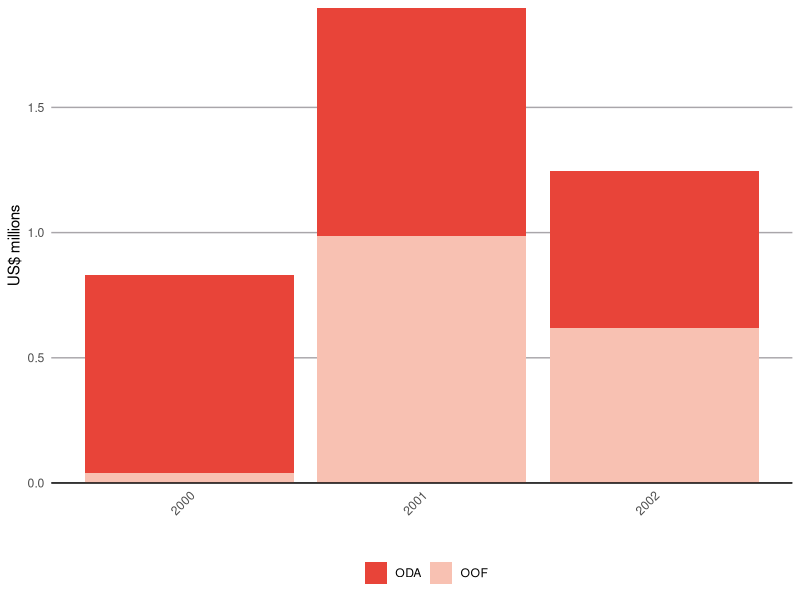
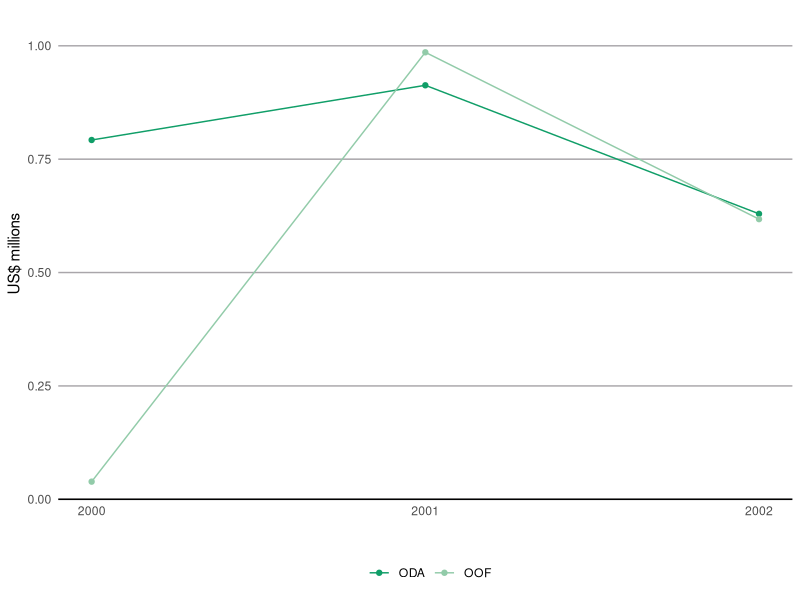
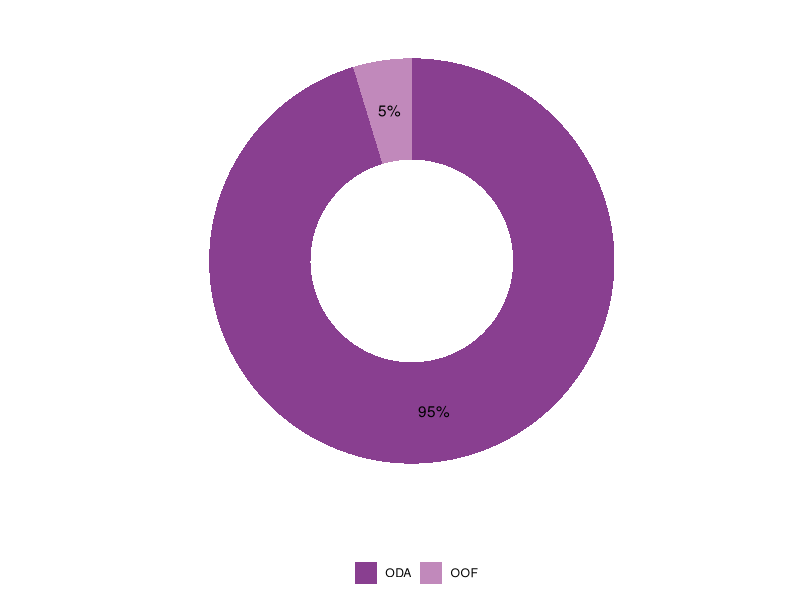

The R source for these figures, in order:
list.of.packages <- c("data.table","ggplot2","scales")
new.packages <- list.of.packages[!(list.of.packages %in% installed.packages()[,"Package"])]
if(length(new.packages)) install.packages(new.packages)
lapply(list.of.packages, require, character.only=T)

reds = c(
  "#e84439", "#f8c1b2", "#f0826d", "#bc2629", "#8f1b13", "#fce3dc", "#fbd7cb", "#f6b0a0", "#ec6250", "#dc372d", "#cd2b2a", "#a21e25", "#6b120a"
)
oranges = c(
  "#eb642b", "#f6bb9d", "#f18e5e", "#d85b31", "#973915", "#fde5d4", "#fcdbbf", "#facbad", "#f3a47c", "#ee7644", "#cb5730", "#ac4622", "#7a2e05"
)
yellows = c(
  "#f49b21", "#fccc8e", "#f9b865", "#e48a00", "#a85d00", "#feedd4", "#fee7c1", "#fedcab", "#fac47e", "#f7a838", "#df8000", "#ba6b15", "#7d4712"
)
pinks = c(
  "#c2135b", "#e4819b", "#d64278", "#ad1257", "#7e1850", "#f9cdd0", "#f6b8c1", "#f3a5b6", "#e05c86", "#d12568", "#9f1459", "#8d0e56", "#65093d"
)
purples = c(
  "#893f90", "#c189bb", "#a45ea1", "#7b3b89", "#551f65", "#ebcfe5", "#deb5d6", "#cb98c4", "#af73ae", "#994d98", "#732c85", "#632572", "#42184c"
)
blues = c(
  "#0089cc", "#88bae5", "#5da3d9", "#0071b1", "#0c457b", "#d3e0f4", "#bcd4f0", "#a3c7eb", "#77adde", "#4397d3", "#105fa3", "#00538e", "#0a3a64"
)
greens = c(
  "#109e68", "#92cba9", "#5ab88a", "#1e8259", "#16513a", "#c5e1cb", "#b1d8bb", "#a2d1b0", "#74bf93", "#3b8c61", "#00694a", "#005b3e", "#07482e"
)
greys = c(
  "#6a6569", "#a9a6aa", "#847e84", "#555053", "#443e42", "#d9d4da", "#cac5cb", "#b3b0b7", "#b9b5bb", "#5a545a", "#736e73", "#4e484c", "#302b2e"
)

di_style = theme_bw() +
  theme(
    panel.border = element_blank()
    ,panel.grid.major.x = element_blank()
    ,panel.grid.minor.x = element_blank()
    ,panel.grid.major.y = element_line(colour = greys[2])
    ,panel.grid.minor.y = element_blank()
    ,panel.background = element_blank()
    ,plot.background = element_blank()
    ,axis.line.x = element_line(colour = "black")
    ,axis.line.y = element_blank()
    ,axis.ticks = element_blank()
    ,legend.position = "bottom"
  )

donut_style = di_style +
  theme(
    panel.grid.major.y = element_blank()
    ,axis.line.x = element_blank()
    ,axis.text = element_blank()
  )

rotate_x_text_45 = theme(
  axis.text.x = element_text(angle = 45, vjust = 1, hjust=1)
)
rotate_x_text_90 = theme(
  axis.text.x = element_text(angle = 90, vjust = 0.5, hjust=1)
)

test_data = data.frame(
  year = c(2000, 2000, 2001, 2001, 2002, 2002),
  type = c("ODA", "OOF", "ODA", "OOF", "ODA", "OOF"),
  value = runif(6)
)

# Bar
ggplot(test_data,aes(x=year,y=value,group=type,fill=type)) +
  geom_bar(stat="identity") +
  scale_fill_manual(values=reds) + # Choose colour here
  scale_y_continuous(expand = c(0, 0)) + # Force y-grid to start at x-axis
  di_style +
  rotate_x_text_45 + # Or chose _90 or remove for horizontal
  labs(
    y="US$ millions",
    x="",
    fill=""
  )

# Line
ggplot(test_data,aes(x=year,y=value,group=type,color=type)) +
  geom_line() +
  geom_point() + # Points on line
  scale_color_manual(values=greens) + # Choose colour here
  scale_y_continuous(expand = c(0, 0)) + # Force y-grid to start at x-axis
  expand_limits(y=c(0, max(test_data$value*1.1))) + # Start at 0 if wanted, add 10% padding to max
  scale_x_continuous(breaks=c(2000, 2001, 2002)) + # Set manually to avoid 2000.0
  di_style +
  labs(
    y="US$ millions",
    x="",
    color=""
  )

# Donut
donut_data = subset(test_data,year==2000)

donut_data$fraction = donut_data$value / sum(donut_data$value)
donut_data$ymax = cumsum(donut_data$fraction)
donut_data$ymin = c(0, head(donut_data$ymax, n=-1))
donut_data$yavg = (donut_data$ymin + donut_data$ymax) / 2

ggplot(donut_data, aes(ymax=ymax, ymin=ymin, xmax=4, xmin=3, fill=type)) +
  geom_rect() +
  geom_text(aes(label=percent(fraction), x=3.5, y=yavg)) +
  coord_polar(theta="y") + # Wrap y axis into polor coords
  xlim(c(2, 4)) +
  scale_fill_manual(values=purples) + # Choose colour here
  donut_style +
  labs(fill="",x="", y="")
